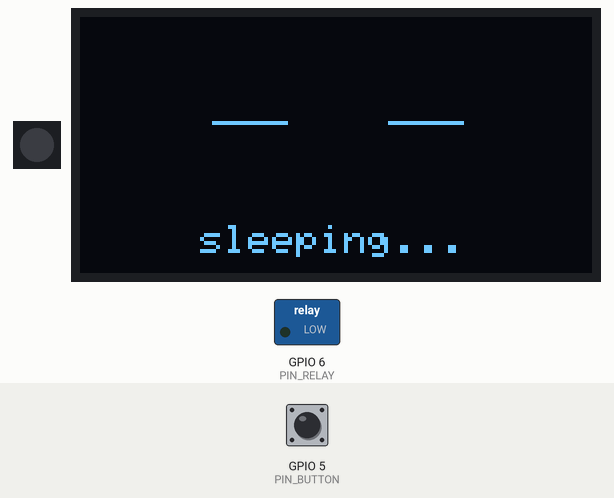
Simulated run of this sketch. Board: ESP32-S3. On the bench: 1 RGB LEDs in strip order, left to right, 128×64 one-colour display, switched loads named in the sketch (green lamp = pin HIGH). The test bench sets the inputs (shaded band); at power-on: GPIO 5 (PIN_BUTTON) HIGH. Dim RGB values are drawn brighter than linear; what the sketch prints to the serial monitor is not drawn.

Above: at 1.2 s.
1.3 s: GPIO 5 (PIN_BUTTON) pulled LOW for 0.15 s
At 1.8 s:
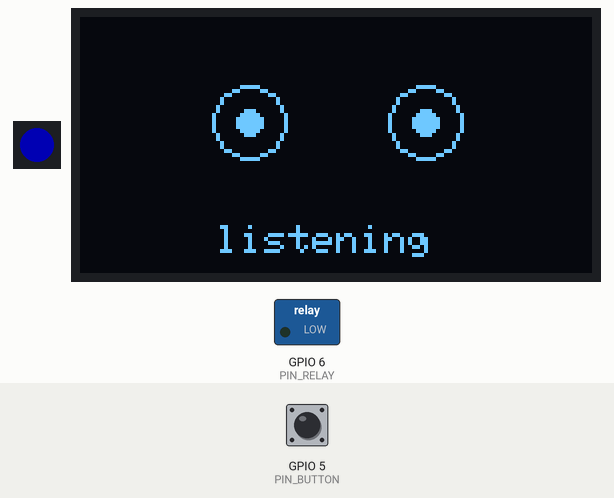
2.0 s: GPIO 5 (PIN_BUTTON) pulled LOW for 3.2 s
At 5.38 s:
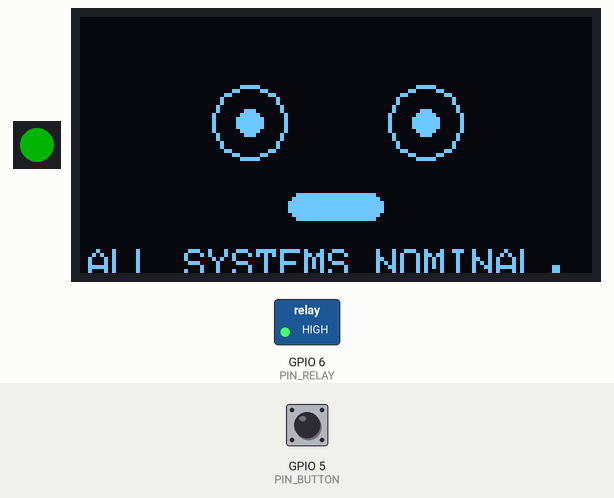
5.8 s: GPIO 5 (PIN_BUTTON) pulsed LOW 5 times (0.12 s each, 0.3 s apart)
At 8.1 s:
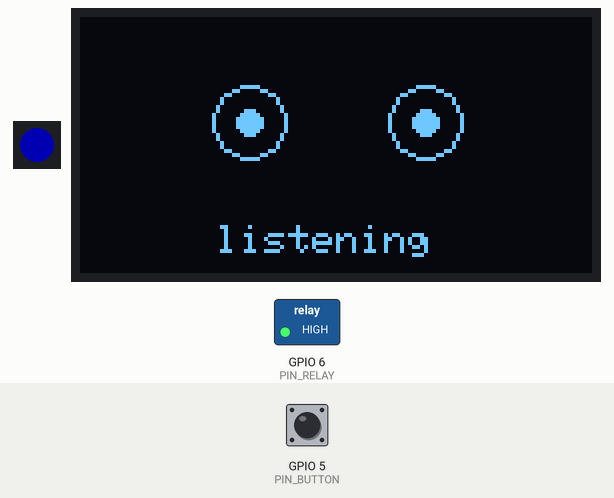
12.1 s: GPIO 5 (PIN_BUTTON) pulled LOW for 1 s
At 14.58 s:
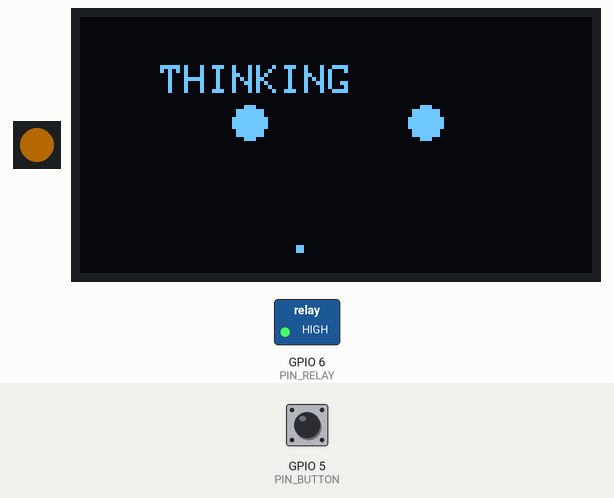
18.0 s: GPIO 5 (PIN_BUTTON) pulled LOW for 1 s
At 19.3 s:
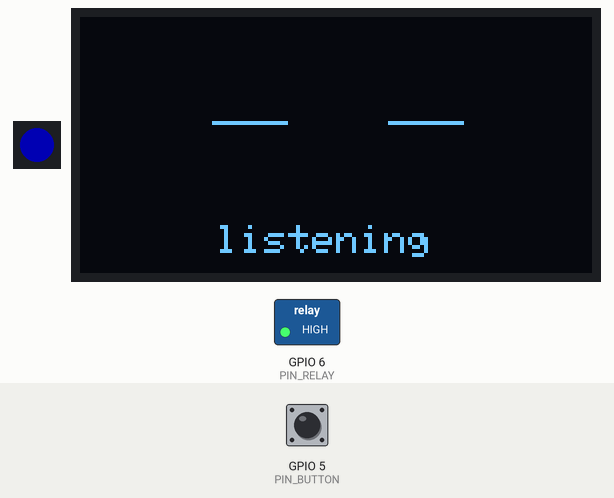
Timing chart, 0 to 26.2 s (numbered marks = the images above; inputs shaded):
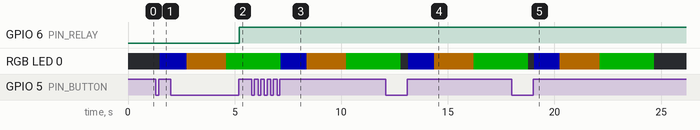

The sketch:

sketch.ino
```cpp
/*
 * JARVIS-S3 — ESP32-S3 voice-assistant satellite
 * -------------------------------------------------
 * One firmware, two worlds:
 *   DEMO_MODE = 1  -> runs in Wokwi right now. No server needed.
 *                    The "brain" is simulated: press the button and watch
 *                    IDLE -> LISTENING -> THINKING -> SPEAKING on the OLED
 *                    face + LED, then it returns to idle.
 *                    (Short press = talk. Hold ~1.5s = toggle the lamp.)
 *   DEMO_MODE = 0  -> real hardware mode. Connects to Wi-Fi, records from
 *                    the INMP441 mic, POSTs a WAV to your laptop's brain
 *                    (FastAPI /hear), gets WAV + an X-Action header back,
 *                    plays it on the MAX98357A and fires the relay for
 *                    light_on / light_off actions.
 *
 * Pin map (matches the build plan):
 *   INMP441 mic     I2S0 : WS=GPIO15  BCLK=GPIO16  DIN=GPIO17
 *   MAX98357A amp   I2S1 : LRC=GPIO18  BCLK=GPIO19  DIN=GPIO20
 *   SSD1306 OLED    I2C  : SDA=GPIO8   SCL=GPIO9   (addr 0x3C)
 *   WS2812B LED     GPIO4
 *   Push button     GPIO5 (INPUT_PULLUP, other leg to GND)
 *   Relay module    GPIO6 (IN)  -> simulated as a yellow LED in Wokwi
 *
 * Works on ESP32 Arduino core 2.x (Wokwi) and 3.x (real hardware):
 * the I2S driver code is version-guarded below.
 *
 * NOTE (core 3.x): GPIO19/20 are the USB D-/D+ pins on the S3. Fine on the
 * DevKitC-1 (its USB-C is a UART bridge) as long as you don't need native
 * USB at the same time. If you do, move the amp to e.g. GPIO 21/47/48.
 */

#include <Arduino.h>
#include <Wire.h>
#include <Adafruit_SSD1306.h>
#include <Adafruit_NeoPixel.h>

#if ESP_ARDUINO_VERSION_MAJOR >= 3
  #include "driver/i2s_std.h"
#else
  #include "driver/i2s.h"
#endif

// ============================ CONFIG ============================
#define DEMO_MODE        1                 // 1 = simulated brain (Wokwi), 0 = real brain over HTTP
#define WIFI_SSID        "YourWiFi"        // real mode only
#define WIFI_PASSWORD    "YourPassword"    // real mode only
#define BRAIN_HOST       "192.168.1.50"    // your laptop's LAN IP (real mode)
#define BRAIN_PORT       8000              // FastAPI brain port
#define BRAIN_PATH       "/hear"

#define PIN_MIC_WS   15
#define PIN_MIC_BCK  16
#define PIN_MIC_DIN  17
#define PIN_AMP_WS   18
#define PIN_AMP_BCK  19
#define PIN_AMP_DOUT 20
#define PIN_OLED_SDA 8
#define PIN_OLED_SCL 9
#define PIN_LED      4
#define PIN_BUTTON   5
#define PIN_RELAY    6

#define SAMPLE_RATE   16000               // mic sample rate (16 kHz)
#define TTS_RATE      24000               // edge-tts default output rate (real mode)
#define RECORD_MS     5000                // max recording length
#define THINK_MS      1800                // demo-mode "thinking" duration
#define SPEAK_MS      2500                // demo-mode "speaking" duration

// ============================ STATE MACHINE ============================
enum State { IDLE, LISTENING, THINKING, SPEAKING };
State state = IDLE;

// OLED
Adafruit_SSD1306 display(128, 64, &Wire, -1);

// WS2812B single pixel
Adafruit_NeoPixel strip(1, PIN_LED, NEO_GRB + NEO_KHZ800);

// Button bookkeeping
const unsigned long LONG_PRESS_MS = 1500;
bool  btnDown = false;
bool  btnHandled = false;
unsigned long btnDownAt = 0;

// Lamp (relay)
bool lampOn = false;

// ============================ I2S (real mode) ============================
#if !DEMO_MODE
#if ESP_ARDUINO_VERSION_MAJOR >= 3
  i2s_chan_handle_t mic_rx = NULL, amp_tx = NULL;
#endif

#if ESP_ARDUINO_VERSION_MAJOR >= 3
bool i2sInitMic() {
  i2s_chan_config_t chan_cfg = I2S_CHANNEL_DEFAULT_CONFIG(I2S_NUM_AUTO, I2S_ROLE_MASTER);
  if (i2s_new_channel(&chan_cfg, NULL, &mic_rx) != ESP_OK) return false;
  // INMP441: tie its L/R select low = left channel. MONO slot mode keeps
  // every frame a single 16-bit sample, matching the mono WAV we upload.
  i2s_std_config_t std_cfg = {
    .clk_cfg  = I2S_STD_CLK_DEFAULT_CONFIG(SAMPLE_RATE),
    .slot_cfg = I2S_STD_PHILIPS_SLOT_DEFAULT_CONFIG(I2S_DATA_BIT_WIDTH_16BIT, I2S_SLOT_MODE_MONO),
    .gpio_cfg = {
      .mclk = I2S_GPIO_UNUSED,
      .bclk = PIN_MIC_BCK,
      .ws   = PIN_MIC_WS,
      .dout = I2S_GPIO_UNUSED,
      .din  = PIN_MIC_DIN,
      .invert_flags = { .mclk_inv = false, .bclk_inv = false, .ws_inv = false }
    }
  };
  if (i2s_channel_init_std_mode(mic_rx, &std_cfg) != ESP_OK) return false;
  if (i2s_channel_enable(mic_rx) != ESP_OK) return false;
  return true;
}
bool i2sInitAmp() {
  i2s_chan_config_t chan_cfg = I2S_CHANNEL_DEFAULT_CONFIG(I2S_NUM_AUTO, I2S_ROLE_MASTER);
  if (i2s_new_channel(&chan_cfg, &amp_tx, NULL) != ESP_OK) return false;
  i2s_std_config_t std_cfg = {
    .clk_cfg  = I2S_STD_CLK_DEFAULT_CONFIG(TTS_RATE),
    // MAX98357A is mono. If you hear silence, flip ws_inv or the slot mask
    // (some boards expect data on the right slot instead of the left).
    .slot_cfg = I2S_STD_PHILIPS_SLOT_DEFAULT_CONFIG(I2S_DATA_BIT_WIDTH_16BIT, I2S_SLOT_MODE_MONO),
    .gpio_cfg = {
      .mclk = I2S_GPIO_UNUSED,
      .bclk = PIN_AMP_BCK,
      .ws   = PIN_AMP_WS,
      .dout = PIN_AMP_DOUT,
      .din  = I2S_GPIO_UNUSED,
      .invert_flags = { .mclk_inv = false, .bclk_inv = false, .ws_inv = false }
    }
  };
  if (i2s_channel_init_std_mode(amp_tx, &std_cfg) != ESP_OK) return false;
  if (i2s_channel_enable(amp_tx) != ESP_OK) return false;
  return true;
}
#else
bool i2sInitMic() {
  i2s_config_t cfg = {
    .mode = (i2s_mode_t)(I2S_MODE_MASTER | I2S_MODE_RX),
    .sample_rate = SAMPLE_RATE,
    .bits_per_sample = I2S_BITS_PER_SAMPLE_16BIT,
    .channel_format = I2S_CHANNEL_FMT_ONLY_LEFT,
    .communication_format = I2S_COMM_FORMAT_STAND_I2S,
    .intr_alloc_flags = ESP_INTR_FLAG_LEVEL1,
    .dma_buf_count = 8,
    .dma_buf_len = 512,
    .use_apll = false,
    .tx_desc_auto_clear = false,
    .fixed_mclk = 0
  };
  i2s_pin_config_t pins = { PIN_MIC_BCK, PIN_MIC_WS, I2S_PIN_NO_CHANGE, PIN_MIC_DIN };
  if (i2s_driver_install(I2S_NUM_0, &cfg, 0, NULL) != ESP_OK) return false;
  if (i2s_set_pin(I2S_NUM_0, &pins) != ESP_OK) return false;
  return true;
}
bool i2sInitAmp() {
  i2s_config_t cfg = {
    .mode = (i2s_mode_t)(I2S_MODE_MASTER | I2S_MODE_TX),
    .sample_rate = TTS_RATE,
    .bits_per_sample = I2S_BITS_PER_SAMPLE_16BIT,
    .channel_format = I2S_CHANNEL_FMT_ONLY_LEFT,
    .communication_format = I2S_COMM_FORMAT_STAND_I2S,
    .intr_alloc_flags = ESP_INTR_FLAG_LEVEL1,
    .dma_buf_count = 8,
    .dma_buf_len = 512,
    .use_apll = false,
    .tx_desc_auto_clear = true,
    .fixed_mclk = 0
  };
  i2s_pin_config_t pins = { PIN_AMP_BCK, PIN_AMP_WS, PIN_AMP_DOUT, I2S_PIN_NO_CHANGE };
  if (i2s_driver_install(I2S_NUM_1, &cfg, 0, NULL) != ESP_OK) return false;
  if (i2s_set_pin(I2S_NUM_1, &pins) != ESP_OK) return false;
  return true;
}
#endif
#endif // !DEMO_MODE

// ============================ LED ============================
void setLed(uint8_t r, uint8_t g, uint8_t b) {
  strip.setPixelColor(0, strip.Color(r, g, b));
  strip.show();
}

// ============================ OLED FACE ============================
const int EYE_LX = 42, EYE_RX = 86, EYE_Y = 26, EYE_R = 9;

void drawEyesClosed() {
  display.drawLine(EYE_LX - EYE_R, EYE_Y, EYE_LX + EYE_R, EYE_Y, SSD1306_WHITE);
  display.drawLine(EYE_RX - EYE_R, EYE_Y, EYE_RX + EYE_R, EYE_Y, SSD1306_WHITE);
}

void drawEyesOpen(bool blink) {
  if (blink) { drawEyesClosed(); return; }
  display.drawCircle(EYE_LX, EYE_Y, EYE_R, SSD1306_WHITE);
  display.drawCircle(EYE_RX, EYE_Y, EYE_R, SSD1306_WHITE);
  display.fillCircle(EYE_LX, EYE_Y, 3, SSD1306_WHITE);
  display.fillCircle(EYE_RX, EYE_Y, 3, SSD1306_WHITE);
}

void drawFaceIdle(unsigned long t) {
  display.clearDisplay();
  bool open = (t % 5000) < 400;                 // occasional peek
  if (open) drawEyesOpen(false); else drawEyesClosed();
  display.setCursor(30, 52); display.print("sleeping...");
  display.display();
}

void drawFaceListening(unsigned long t) {
  display.clearDisplay();
  bool blink = (t % 2400) < 150;
  drawEyesOpen(blink);
  display.setCursor(34, 52); display.print("listening");
  display.display();
}

void drawFaceThinking(unsigned long t, int dots) {
  display.clearDisplay();
  display.fillCircle(EYE_LX, EYE_Y, 4, SSD1306_WHITE);
  display.fillCircle(EYE_RX, EYE_Y, 4, SSD1306_WHITE);
  display.setCursor(20, 12); display.print("THINKING");
  display.setCursor(52, 52);
  for (int i = 0; i < dots; i++) display.print(".");
  display.display();
}

void drawFaceSpeaking(unsigned long t, const char *line) {
  display.clearDisplay();
  drawEyesOpen(false);
  int mh = 5 + ((t / 120) % 6);                 // mouth bar oscillates
  display.fillRoundRect(52, 44, 24, mh, 3, SSD1306_WHITE);
  if (line) { display.setCursor(2, 58); display.print(line); }
  display.display();
}

// ============================ LAMP ============================
void triggerLamp(bool on) {
  lampOn = on;
  digitalWrite(PIN_RELAY, on ? HIGH : LOW);
  Serial.printf("LAMP %s\n", on ? "ON" : "OFF");
}

// ============================ BRAIN ============================
// --- Demo brain: canned replies + fake latency, no server ---
#if DEMO_MODE
const char* kReplies[] = {
  "ALL SYSTEMS NOMINAL, SIR.",
  "THE WEATHER IS FINE TODAY.",
  "REMEMBER TO DRINK WATER.",
  "JARVIS IS READY FOR ACTION."
};
const char* demoSay() {
  static int n = 0;
  return kReplies[(n++) % 4];
}

// --- Real brain: record -> POST /hear -> hold WAV for playback ---
#else
#include <WiFi.h>
#include <HTTPClient.h>

uint8_t *respWav = nullptr;      // brain's WAV reply (full body, incl. 44-byte header)
size_t   respWavLen = 0;
size_t   respWavPos = 0;
String   respAction = "";

void buildWavHeader(uint8_t *hdr, uint32_t dataLen, uint32_t sampleRate) {
  memcpy(hdr, "RIFF", 4);
  uint32_t chunk = 36 + dataLen; memcpy(hdr + 4, &chunk, 4);
  memcpy(hdr + 8, "WAVE", 4);
  memcpy(hdr + 12, "fmt ", 4);
  uint32_t fmtLen = 16;           memcpy(hdr + 16, &fmtLen, 4);
  uint16_t audioFmt = 1;          memcpy(hdr + 20, &audioFmt, 2);
  uint16_t channels = 1;          memcpy(hdr + 22, &channels, 2);
                                  memcpy(hdr + 24, &sampleRate, 4);
  uint32_t byteRate = sampleRate * 2; memcpy(hdr + 28, &byteRate, 4);
  uint16_t blockAlign = 2;        memcpy(hdr + 32, &blockAlign, 2);
  uint16_t bits = 16;             memcpy(hdr + 34, &bits, 2);
  memcpy(hdr + 36, "data", 4);
                                  memcpy(hdr + 40, &dataLen, 4);
}

// Returns "" on success, otherwise a short error string.
// On success: respWav (heap), respWavLen, respWavPos, respAction are set.
const char* recordAndPost() {
  uint32_t maxSamples = SAMPLE_RATE * RECORD_MS / 1000;
  int16_t *pcm = (int16_t*)malloc(maxSamples * 2);
  if (!pcm) return "OOM";

  uint32_t got = 0, start = millis(), lastLoud = 0;
  while (millis() - start < RECORD_MS) {
    size_t read = 0;
    int16_t buf[512];
    #if ESP_ARDUINO_VERSION_MAJOR >= 3
      if (i2s_channel_read(mic_rx, buf, sizeof(buf), &read, 100 / portTICK_PERIOD_MS) != ESP_OK) continue;
    #else
      if (i2s_read(I2S_NUM_0, buf, sizeof(buf), &read, 100 / portTICK_PERIOD_MS) != ESP_OK) continue;
    #endif
    size_t n = read / 2;
    if (got + n > maxSamples) n = maxSamples - got;
    memcpy(pcm + got, buf, n * 2);
    int64_t sum = 0;
    for (size_t i = 0; i < n; i++) sum += abs(buf[i]);
    if (n > 0 && (sum / n) > 200) lastLoud = millis();   // crude loudness gate
    got += n;
    if (millis() - lastLoud > 900) break;                // early stop on silence
  }

  uint32_t wavLen = 44 + got * 2;
  uint8_t *wav = (uint8_t*)malloc(wavLen);
  if (!wav) { free(pcm); return "OOM"; }
  buildWavHeader(wav, got * 2, SAMPLE_RATE);
  memcpy(wav + 44, pcm, got * 2);
  free(pcm);

  HTTPClient http;
  http.begin(String("http://") + BRAIN_HOST + ":" + BRAIN_PORT + BRAIN_PATH);
  http.addHeader("Content-Type", "audio/wav");
  int code = http.POST(wav, wavLen);
  free(wav);
  if (code != HTTP_CODE_OK) { http.end(); return "BRAIN DOWN"; }

  respAction = http.header("X-Action");
  respWavLen = http.getSize();          // -1 if no Content-Length header
  if (respWavLen <= 0) { http.end(); return "BAD WAV"; }
  http.setTimeout(5000);
  respWav = (uint8_t*)malloc(respWavLen);
  if (!respWav) { http.end(); return "OOM"; }
  WiFiClient *stream = http.getStreamPtr();
  size_t gotB = stream->readBytes(respWav, respWavLen);
  http.end();
  if (gotB < 44) { free(respWav); respWav = nullptr; respWavLen = 0; return "BAD WAV"; }

  respWavPos = 44;   // skip RIFF/fmt header; assume 24 kHz 16-bit mono from edge-tts
  return "";
}

// Push the next chunk of the reply into the amp. Returns remaining bytes.
size_t playWavChunk() {
  if (!respWav || respWavPos >= respWavLen) return 0;
  const size_t CHUNK = 512;
  size_t want = min(CHUNK, respWavLen - respWavPos);
  #if ESP_ARDUINO_VERSION_MAJOR >= 3
    size_t w = 0;
    i2s_channel_write(amp_tx, respWav + respWavPos, want, &w, portMAX_DELAY);
  #else
    size_t w = 0;
    i2s_write(I2S_NUM_1, respWav + respWavPos, want, &w, portMAX_DELAY);
  #endif
  respWavPos += want;
  return respWavLen - respWavPos;
}
#endif // DEMO_MODE

// ============================ STATE MACHINE LOOP ============================
unsigned long stateEntered = 0;
int thinkingDots = 0;
unsigned long lastThinkTick = 0;
const char* speakLine = nullptr;
const char* brainError = nullptr;

void enterState(State s) {
  state = s;
  stateEntered = millis();
  switch (s) {
    case IDLE:      setLed(0, 0, 0);      break;
    case LISTENING: setLed(0, 0, 255);    break;   // blue
    case THINKING:  setLed(255, 150, 0);  break;   // amber
    case SPEAKING:  setLed(0, 255, 0);    break;   // green
  }
}

void setup() {
  Serial.begin(115200);
  pinMode(PIN_BUTTON, INPUT_PULLUP);
  pinMode(PIN_RELAY, OUTPUT);
  triggerLamp(false);

  strip.begin();
  strip.setBrightness(60);
  setLed(0, 0, 0);

  Wire.begin(PIN_OLED_SDA, PIN_OLED_SCL);
  if (!display.begin(SSD1306_SWITCHCAPVCC, 0x3C)) {
    Serial.println("OLED init failed");
  }
  display.clearDisplay();
  display.setTextSize(1);
  display.setTextColor(SSD1306_WHITE);
  display.setCursor(24, 28);
  display.print("JARVIS-S3");
  display.display();

#if !DEMO_MODE
  WiFi.mode(WIFI_STA);
  WiFi.begin(WIFI_SSID, WIFI_PASSWORD);
  int tries = 0;
  while (WiFi.status() != WL_CONNECTED && tries++ < 40) delay(500);
  if (WiFi.status() == WL_CONNECTED) {
    Serial.print("WiFi OK, IP: "); Serial.println(WiFi.localIP());
  } else {
    Serial.println("WiFi FAILED");
  }
  bool mic = i2sInitMic(), amp = i2sInitAmp();
  Serial.printf("I2S mic:%d amp:%d\n", mic, amp);
#endif

  enterState(IDLE);
  Serial.println("JARVIS-S3 ready. Short press = talk, hold = lamp toggle.");
}

void loop() {
  unsigned long now = millis();

  // ---- button (debounced; short = talk, hold = toggle lamp) ----
  bool pressed = (digitalRead(PIN_BUTTON) == LOW);
  if (pressed && !btnDown) {
    btnDown = true; btnHandled = false; btnDownAt = now;
  } else if (!pressed && btnDown) {
    btnDown = false;
    unsigned long held = now - btnDownAt;
    if (held >= LONG_PRESS_MS && !btnHandled) {
      btnHandled = true;
      triggerLamp(!lampOn);
    } else if (state == IDLE && !btnHandled) {
      enterState(LISTENING);
    }
  }

  // ---- state update ----
  switch (state) {
    case IDLE:
      drawFaceIdle(now);
      break;

    case LISTENING:
      drawFaceListening(now);
#if DEMO_MODE
      if (now - stateEntered > 1200) enterState(THINKING);   // "recorded" 1.2s
#else
      if (now - stateEntered > 250) {
        brainError = recordAndPost();
        if (brainError && brainError[0]) {
          // brain unreachable -> recover to IDLE, don't get stuck (test item #4)
          display.clearDisplay();
          display.setCursor(10, 20); display.print(brainError);
          display.setCursor(10, 30); display.print("TRY AGAIN");
          display.display();
          delay(1500);
          enterState(IDLE);
        } else {
          if (respAction == "light_on")  triggerLamp(true);
          if (respAction == "light_off") triggerLamp(false);
          enterState(THINKING);                       // brief visual beat
        }
      }
#endif
      break;

    case THINKING:
      drawFaceThinking(now, thinkingDots);
      if (now - lastThinkTick > 350) { lastThinkTick = now; thinkingDots = (thinkingDots % 3) + 1; }
#if DEMO_MODE
      if (now - stateEntered > THINK_MS) { speakLine = demoSay(); enterState(SPEAKING); }
#else
      if (now - stateEntered > 400) { speakLine = "REPLY"; enterState(SPEAKING); }
#endif
      break;

    case SPEAKING:
      drawFaceSpeaking(now, speakLine);
#if DEMO_MODE
      if (now - stateEntered > SPEAK_MS) { speakLine = nullptr; enterState(IDLE); }
#else
      {
        size_t remaining = playWavChunk();          // stream reply to the amp
        if (remaining == 0) {                       // done speaking
          if (respWav) { free(respWav); respWav = nullptr; respWavLen = respWavPos = 0; }
          speakLine = nullptr;
          enterState(IDLE);
        }
        // note: loop() blocks on i2s_channel_write(portMAX_DELAY) while the
        // amp's DMA queue drains, so the button is unresponsive during speech.
      }
#endif
      break;
  }
}
```

Measured:
- after the input at 1.3 s, RGB LED 0: off → RGB(0, 0, 60) after 0.19 s; the display: changes after 0.19 s (image 1)
- after the input at 2.0 s, GPIO 6 (PIN_RELAY): LOW → HIGH after 3.2 s
- after the input at 5.8 s, the display: first differs from a run without the input after 1.4 s (image 3)
- after the input at 12.1 s, the display: first differs from a run without the input after 1.0 s (image 4 shows a later state)
- after the input at 18.0 s, the display: first differs from a run without the input after 1.1 s (image 5 shows a later state)
- what the display in image 3 shows lasts 1.0 s, from 7.4 s to 8.4 s
